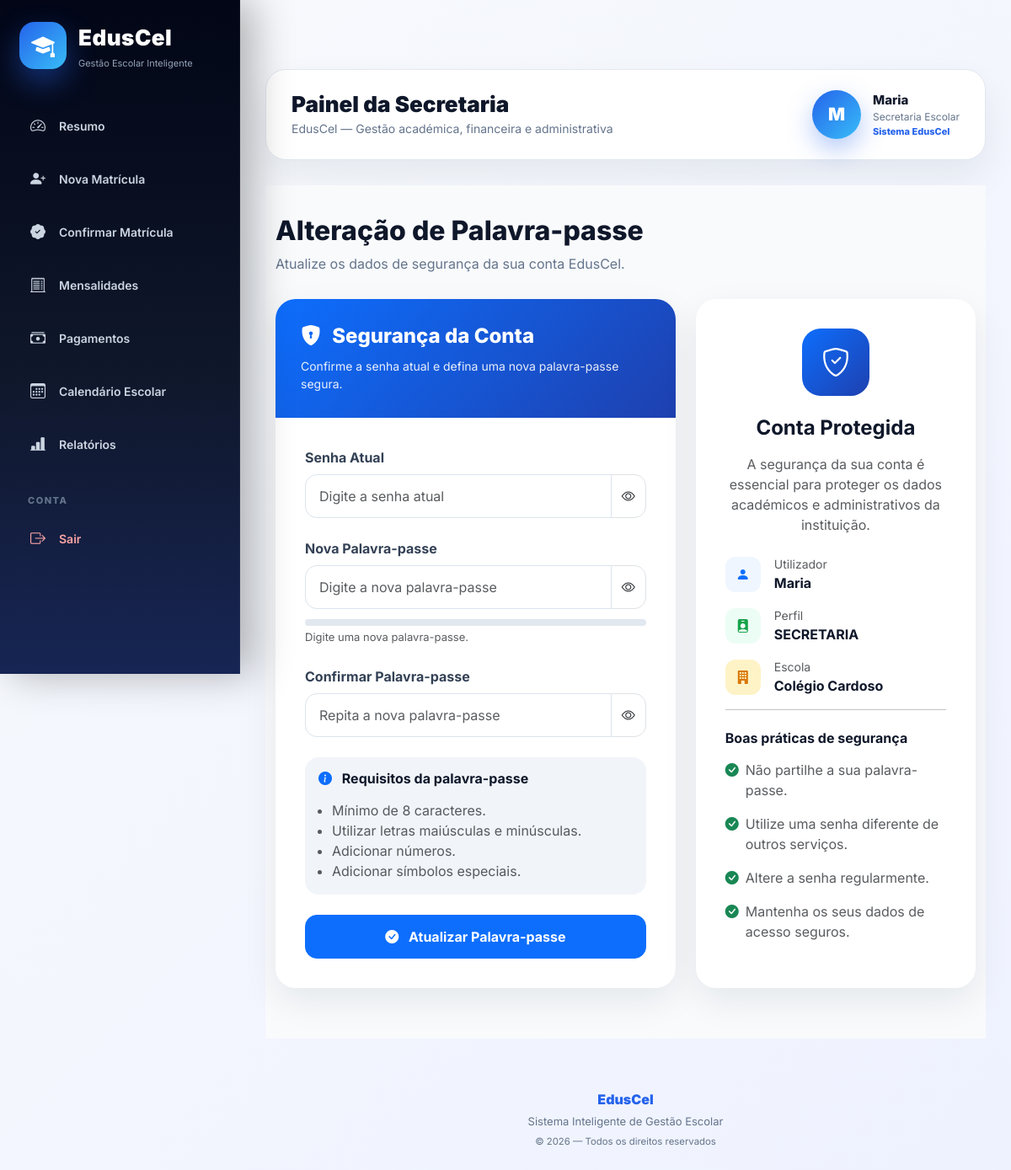
/alterar-senha/ (signed in), run on the app's committed database.
### users/models.py (models this page shows, shortened)
class User(AbstractUser):
    ROLE_CHOICES = (
        ("SUPERADMIN", "Super Admin"),
        ("DIRETOR", "Diretor"),
        ("DIRETOR_PEDAGOGICO", "Diretor Pedagógico"),
        ("PROFESSOR", "Professor"),
        ("ALUNO", "Aluno"),
        ("FINANCEIRO", "Financeiro"),
        ("SECRETARIA", "Secretaria"),
    )
    role = models.CharField(
        max_length=25,
        choices=ROLE_CHOICES,
        default="ALUNO",
        verbose_name="Perfil"
    )
    ativo = models.BooleanField(
        default=True,
        verbose_name="Ativo"
    )
    escola = models.ForeignKey(
        "academic.Escola",
        on_delete=models.CASCADE,
        null=True,
        blank=True,
        related_name="usuarios",
        verbose_name="Escola"
    )
    telefone = models.CharField(
        max_length=20,
        unique=True,
        null=True,
        blank=True,
        verbose_name="Telefone"
    )
    telefone_verificado = models.BooleanField(
        default=False,
        verbose_name="Telefone Verificado"
    )
    email_verificado = models.BooleanField(
        default=False,
        verbose_name="Email Verificado"
    )
    criado_em = models.DateTimeField(
        auto_now_add=True,
        verbose_name="Criado em"
    )
    tentativas_login = models.PositiveIntegerField(
        default=0
    )
    bloqueado_ate = models.DateTimeField(
        null=True,
        blank=True
    )
    otp_codigo = models.CharField(
        max_length=128,
        null=True,
        blank=True,
        verbose_name="OTP"
    )
    otp_expira_em = models.DateTimeField(
        null=True,
        blank=True,
        verbose_name="Expira em"
    )
    otp_tentativas = models.PositiveIntegerField(
        default=0,
        verbose_name="Tentativas OTP"
    )
    ultimo_envio_otp = models.DateTimeField(
        null=True,
        blank=True,
        verbose_name="Último envio OTP"
    )
    objects = UserManager()

### academic/models.py (models this page shows, shortened)
class Escola(models.Model):
    nome = models.CharField(
        "Nome da Escola",
        max_length=255
    )
    codigo = models.CharField(
        "Código da Escola",
        max_length=10,
        unique=True,
        blank=True,
        help_text="Código usado no login da escola"
    )
    logo = models.ImageField(
        upload_to='logos_escolas/',
        blank=True,
        null=True
    )
    endereco = models.CharField(
        "Endereço",
        max_length=255
    )
    provincia = models.CharField(
        "Província",
        max_length=100,
        blank=True,
        null=True
    )
    municipio = models.CharField(
        "Município",
        max_length=100,
        blank=True,
        null=True
    )
    telefone = models.CharField(
        "Telefone",
        max_length=20
    )
    nif = models.CharField(
        "NIF",
        max_length=14,
        blank=True,
        null=True,
        help_text="Número de Identificação Fiscal da escola"
    )
    email = models.EmailField(
        "Email da Escola",
        max_length=254,
        blank=True,
        null=True,
        help_text="Email oficial da escola"
    )
    plano = models.ForeignKey(
        "Plano",
        on_delete=models.SET_NULL,
        null=True,
        blank=True,
        related_name="escolas",
        verbose_name="Plano"
    )
    data_expiracao = models.DateField(
        "Data de Expiração do Plano",
        null=True,
        blank=True
    )
    ativo = models.BooleanField(
        "Ativo",
        default=True
    )
    criada_em = models.DateTimeField(
        "Criada em",
        auto_now_add=True
    )
    class Meta:
        verbose_name = "Escola"
        verbose_name_plural = "Escolas"
        ordering = ["nome"]

### core/views.py (the view, shortened to what this page needs)
# urls.py: path("alterar-senha/", views.alterar_senha, name="alterar_senha"),
@login_required
def alterar_senha(request):
    user = request.user
    if user.role == "DIRETOR_PEDAGOGICO":
        base_template = "base_diretor_pedagogico.html"
    elif user.role == "DIRETOR":
        base_template = "base.html"
    elif user.role == "PROFESSOR":
        base_template = "base_professor.html"
    elif user.role == "SECRETARIA":
        base_template = "base_secretaria.html"
    elif user.role == "FINANCEIRO":
        base_template = "base_financeiro.html"
    elif user.role == "ALUNO":
        base_template = "base_aluno.html"
    else:
        base_template = "base.html"
    return render(
        request,
        "alterar_senha.html",
        {
            "base_template": base_template
        }
    )

### core/templates/alterar_senha.html (shortened to what this page needs)
{% extends base_template %}
{% block content %}
<div class="container-fluid password-page">
<div class="container">
<div class="page-header">
<h2>
Alteração de Palavra-passe
</h2>
<p>
Atualize os dados de segurança da sua conta EdusCel.
</p>
</div>
<div class="row g-4">
<div class="col-lg-7">
<div class="password-card">
<div class="password-card-header">
<h4>
<i class="bi bi-shield-lock-fill me-2"></i>
Segurança da Conta
</h4>
<p>
Confirme a senha atual e defina uma nova palavra-passe segura.
</p>
</div>
<div class="password-card-body">
<form method="POST">
<div class="mb-4">
<label class="form-label">
Senha Atual
</label>
<div class="input-group">
<input
type="password"
name="senha_atual"
id="senhaAtual"
class="form-control"
placeholder="Digite a senha atual"
required>
<span
class="input-group-text"
onclick="togglePassword('senhaAtual', this)">
<i class="bi bi-eye"></i>
</span>
</div>
</div>
<div class="mb-4">
<label class="form-label">
Nova Palavra-passe
</label>
<div class="input-group">
<input
type="password"
name="senha1"
id="novaSenha"
class="form-control"
placeholder="Digite a nova palavra-passe"
required>
<span
class="input-group-text"
onclick="togglePassword('novaSenha', this)">
<i class="bi bi-eye"></i>
</span>
</div>
<div class="password-strength">
<div class="strength-bar">
</div>
<small
id="strengthText"
class="text-muted">
Digite uma nova palavra-passe.
</small>
</div>
</div>
<div class="mb-4">
<label class="form-label">
Confirmar Palavra-passe
</label>
<div class="input-group">
<input
type="password"
name="senha2"
id="confirmarSenha"
class="form-control"
placeholder="Repita a nova palavra-passe"
required>
<span
class="input-group-text"
onclick="togglePassword('confirmarSenha', this)">
<i class="bi bi-eye"></i>
</span>
</div>
</div>
<div class="mb-4">
<div class="p-3 rounded-4"
style="background:#f1f5f9;">
<h6 class="fw-bold mb-3">
<i class="bi bi-info-circle-fill text-primary me-2"></i>
Requisitos da palavra-passe
</h6>
<ul class="mb-0 ps-3 text-muted">
<li>
Mínimo de 8 caracteres.
</li>
<li>
Utilizar letras maiúsculas e minúsculas.
</li>
<li>
Adicionar números.
</li>
<li>
Adicionar símbolos especiais.
</li>
</ul>
</div>
</div>
<div class="d-grid">
<button
type="submit"
class="btn btn-primary btn-save">
<i class="bi bi-check-circle-fill me-2"></i>
Atualizar Palavra-passe
</button>
</div>
</form>
</div>
</div>
</div>
<div class="col-lg-5">
<div class="password-card h-100">
<div class="password-card-body">
<div class="text-center mb-4">
<div style="
width:80px;
height:80px;
margin:auto;
border-radius:22px;
display:flex;
align-items:center;
justify-content:center;
background:linear-gradient(
135deg,
#0d6efd,
#1e40af
);
color:white;
font-size:34px;
">
<i class="bi bi-shield-check"></i>
</div>
</div>
<h4 class="fw-bold text-center mb-3">
Conta Protegida
</h4>
<p class="text-muted text-center">
A segurança da sua conta é essencial para proteger os dados académicos e administrativos da instituição.
</p>
<div class="mt-4">
<div class="d-flex align-items-center gap-3 mb-3">
<div style="
width:42px;
height:42px;
border-radius:12px;
background:#eff6ff;
display:flex;
align-items:center;
justify-content:center;
color:#0d6efd;
">
<i class="bi bi-person-fill"></i>
</div>
<div>
<small class="text-muted d-block">
Utilizador
</small>
<strong>
{{ request.user.get_full_name|default:request.user.username }}
</strong>
</div>
</div>
<div class="d-flex align-items-center gap-3 mb-3">
<div style="
width:42px;
height:42px;
border-radius:12px;
background:#ecfdf5;
display:flex;
align-items:center;
justify-content:center;
color:#16a34a;
">
<i class="bi bi-person-badge-fill"></i>
</div>
<div>
<small class="text-muted d-block">
Perfil
</small>
<strong>
{{ request.user.role }}
</strong>
</div>
</div>
<div class="d-flex align-items-center gap-3 mb-3">
<div style="
width:42px;
height:42px;
border-radius:12px;
background:#fef3c7;
display:flex;
align-items:center;
justify-content:center;
color:#d97706;
">
<i class="bi bi-building-fill"></i>
</div>
<div>
<small class="text-muted d-block">
Escola
</small>
<strong>
{% if request.user.escola %}
{{ request.user.escola.nome }}
{% else %}
Não definida
{% endif %}
</strong>
</div>
</div>
</div>
<hr>
<div class="mt-4">
<h6 class="fw-bold">
Boas práticas de segurança
</h6>
<div class="mt-3">
<div class="d-flex gap-2 mb-3">
<i class="bi bi-check-circle-fill text-success"></i>
<span class="text-muted">
Não partilhe a sua palavra-passe.
</span>
</div>
<div class="d-flex gap-2 mb-3">
<i class="bi bi-check-circle-fill text-success"></i>
<span class="text-muted">
Utilize uma senha diferente de outros serviços.
</span>
</div>
<div class="d-flex gap-2 mb-3">
<i class="bi bi-check-circle-fill text-success"></i>
<span class="text-muted">
Altere a senha regularmente.
</span>
</div>
<div class="d-flex gap-2">
<i class="bi bi-check-circle-fill text-success"></i>
<span class="text-muted">
Mantenha os seus dados de acesso seguros.
</span>
</div>
</div>
</div>
</div>
</div>
</div>
</div>
</div>
</div>
{% endblock %}

### core/templates/base_secretaria.html (shortened to what this page needs)
<!DOCTYPE html>
<html lang="pt">
<head>
    <link href="https://cdn.jsdelivr.net/npm/bootstrap@5.3.3/dist/css/bootstrap.min.css"
          rel="stylesheet">
    <link rel="stylesheet"
          href="https://cdn.jsdelivr.net/npm/bootstrap-icons@1.11.3/font/bootstrap-icons.min.css">
</head>
<body>
<div class="mobile-topbar">
    <button class="menu-toggle"
            onclick="toggleSidebar()">
        <i class="bi bi-list"></i>
    </button>
    <div class="mobile-brand">
        <strong>
            EdusCel
        </strong>
    </div>
</div>
<div class="sidebar"
     id="sidebar">
    <div class="logo">
        <div class="logo-icon">
            <i class="bi bi-mortarboard-fill"></i>
        </div>
        <div class="logo-text">
            <strong>
                EdusCel
            </strong>
            <small>
                Gestão Escolar Inteligente
            </small>
        </div>
    </div>
    <ul class="menu">
        <li>
            <a href="{% url 'dashboard_secretaria' %}"
               class="{% if request.resolver_match.url_name == 'dashboard_secretaria' %}active{% endif %}">
                <i class="bi bi-speedometer2"></i>
                <span>
                    Resumo
                </span>
            </a>
        </li>
        <li>
            <a href="{% url 'criar_matricula' %}"
               class="{% if request.resolver_match.url_name == 'criar_matricula' %}active{% endif %}">
                <i class="bi bi-person-plus-fill"></i>
                <span>
                    Nova Matrícula
                </span>
            </a>
        </li>
        <li>
            <a href="{% url 'confirmar_matricula' %}"
               class="{% if request.resolver_match.url_name == 'confirmar_matricula' %}active{% endif %}">
                <i class="bi bi-patch-check-fill"></i>
                <span>
                    Confirmar Matrícula
                </span>
            </a>
        </li>
        <li>
            <a href="{% url 'mensalidades' %}"
               class="{% if request.resolver_match.url_name == 'mensalidades' %}active{% endif %}">
                <i class="bi bi-receipt-cutoff"></i>
                <span>
                    Mensalidades
                </span>
            </a>
        </li>
        <li>
            <a href="{% url 'pagamentos' %}"
               class="{% if request.resolver_match.url_name == 'pagamentos' %}active{% endif %}">
                <i class="bi bi-cash-stack"></i>
                <span>
                    Pagamentos
                </span>
            </a>
        </li>
        <li>
            <a href="{% url 'calendario_secretaria' %}"
               class="{% if request.resolver_match.url_name == 'calendario_secretaria' %}active{% endif %}">
                <i class="bi bi-calendar3"></i>
                <span>
                    Calendário Escolar
                </span>
            </a>
        </li>
        <li>
            <a href="{% url 'relatorio_mensalidades' %}"
               class="{% if request.resolver_match.url_name == 'relatorio_mensalidades' %}active{% endif %}">
                <i class="bi bi-bar-chart-line-fill"></i>
                <span>
                    Relatórios
                </span>
            </a>
        </li>
        <li class="menu-title">
            <span>
                CONTA
            </span>
        </li>
        <li>
            <a href="{% url 'logout' %}"
               class="logout-btn">
                <i class="bi bi-box-arrow-right"></i>
                <span>
                    Sair
                </span>
            </a>
        </li>
    </ul>
</div>
<div class="main">
<div class="topbar">
    <div class="topbar-left">
        <h3>
            Painel da Secretaria
        </h3>
        <small>
            EdusCel — Gestão académica, financeira e administrativa
        </small>
    </div>
    <div class="user-card">
        <div class="avatar">
            {% if request.user.get_full_name %}
                {{ request.user.get_full_name|first|upper }}
            {% else %}
                {{ request.user.username|first|upper }}
            {% endif %}
        </div>
        <div class="user-info">
            <div class="user-name">
                {% if request.user.get_full_name %}
                    {{ request.user.get_full_name }}
                {% else %}
                    {{ request.user.username }}
                {% endif %}
            </div>
            <div class="user-role">
                Secretaria Escolar
            </div>
            <div class="system-name">
                Sistema EdusCel
            </div>
        </div>
    </div>
</div>
<div class="content-wrapper">
    {% block content %}
    {% endblock %}
</div>
<footer class="eduscel-footer">
    <strong>
        EdusCel
    </strong>
    <span>
        Sistema Inteligente de Gestão Escolar
    </span>
    <small>
        © {% now "Y" %} — Todos os direitos reservados
    </small>
</footer>
</div>
</body>
</html>

### data on the page
User: user.get_full_name|first "M", user.get_full_name "Maria", user.role "SECRETARIA", user.escola.nome "Colégio Cardoso"
